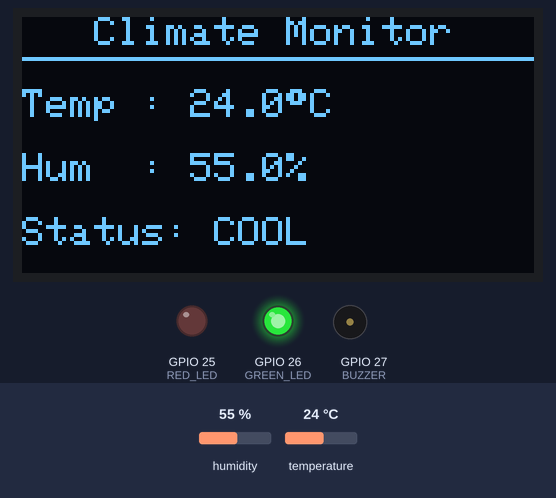
The sketch below on a simulated ESP32. On the bench: 128×64 one-colour display, output pins drawn as LEDs (lit = HIGH), buzzer (waves = sounding, pin HIGH). Inputs (shaded band) come from the test bench; at power-on: humidity 55 %, temperature 24 °C. What the sketch prints to the serial monitor is not drawn.

Above: at 2.6 s.
2.7 s: humidity set to 79 %
At 7.1 s:
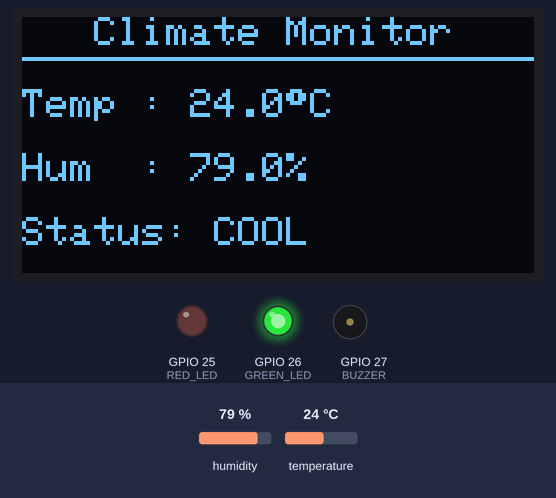
8.0 s: humidity set to 82 %
At 10.62 s:
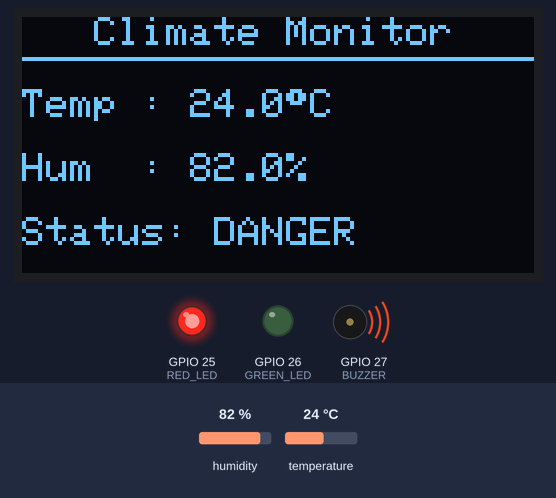
13.3 s: temperature set to 12 °C
At 14.15 s:
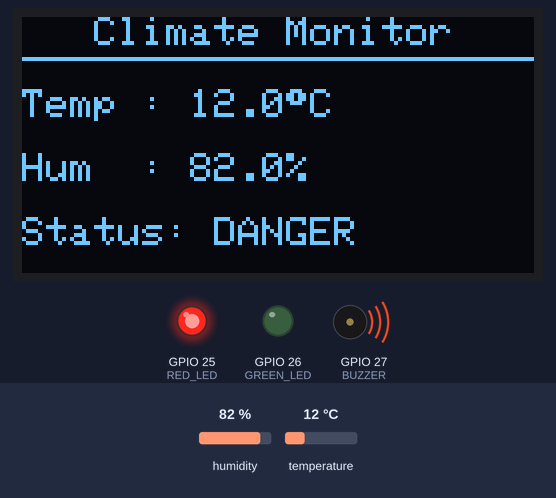
18.6 s: humidity set to 22 %
At 22.9 s:
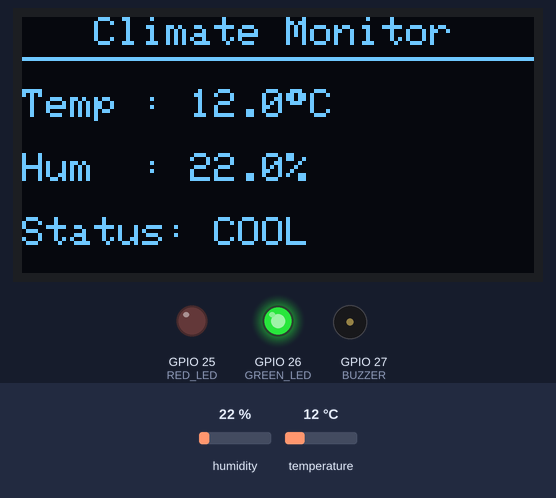
23.9 s: temperature set to 24.5 °C
At 27.2 s:
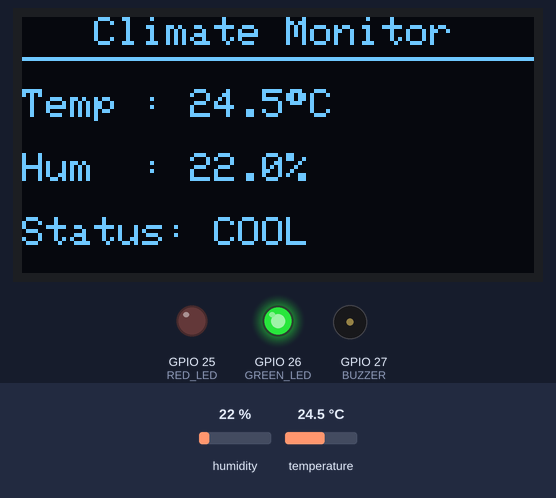
29.2 s: temperature set to 25.5 °C
At 31.4 s:
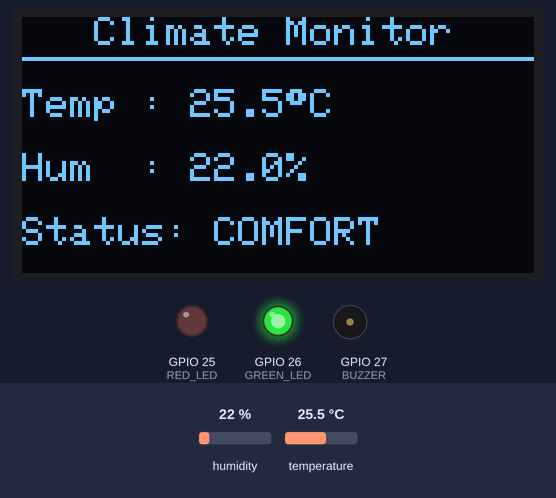
Timing chart, 0 to 32.9 s (numbered marks = the images above; inputs shaded):
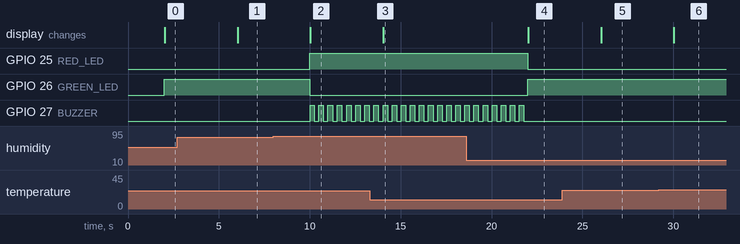

The sketch:

climate_monitor.ino
```cpp
/*
=========================================================
Project 01 : Smart Room Climate Monitor
Assignment 03 - IIT Jammu Summer School 2026

Hardware:
ESP32 Dev Module
DHT22
SSD1306 OLED (128x64 I2C)
Green LED
Red LED
Active Buzzer

Author: Dinesh Kumar Patra
=========================================================
*/

#include <Wire.h>
#include <Adafruit_GFX.h>
#include <Adafruit_SSD1306.h>
#include <DHT.h>

#define SCREEN_WIDTH 128
#define SCREEN_HEIGHT 64
#define OLED_RESET -1

Adafruit_SSD1306 display(SCREEN_WIDTH, SCREEN_HEIGHT, &Wire, OLED_RESET);

// ---------------- Pins ----------------
#define DHTPIN      4
#define DHTTYPE     DHT22

#define GREEN_LED   26
#define RED_LED     25
#define BUZZER      27

DHT dht(DHTPIN, DHTTYPE);

// ---------------- Variables ----------------
float temperature = 0;
float humidity = 0;
String climateStatus = "UNKNOWN";

unsigned long sensorTimer = 0;
unsigned long serialTimer = 0;
unsigned long buzzerTimer = 0;

bool buzzerState = false;

const unsigned long SENSOR_INTERVAL = 2000;
const unsigned long SERIAL_INTERVAL = 5000;
const unsigned long BUZZER_INTERVAL = 250;

void setup()
{
  Serial.begin(115200);

  pinMode(GREEN_LED, OUTPUT);
  pinMode(RED_LED, OUTPUT);
  pinMode(BUZZER, OUTPUT);

  digitalWrite(GREEN_LED, LOW);
  digitalWrite(RED_LED, LOW);
  digitalWrite(BUZZER, LOW);

  dht.begin();

  Wire.begin(21,22);

  if(!display.begin(SSD1306_SWITCHCAPVCC,0x3C))
  {
    Serial.println("OLED initialization failed!");
    while(true);
  }

  display.clearDisplay();
  display.display();

  Serial.println();
  Serial.println("===========================================");
  Serial.println(" Smart Room Climate Monitor Started");
  Serial.println("===========================================");
  Serial.println("millis,temp,humidity,status");
}

void loop()
{
  unsigned long currentMillis = millis();

  // ==========================
  // Read Sensor Every 2 Seconds
  // ==========================
  if(currentMillis - sensorTimer >= SENSOR_INTERVAL)
  {
    sensorTimer = currentMillis;

    humidity = dht.readHumidity();
    temperature = dht.readTemperature();

    if(isnan(temperature) || isnan(humidity))
    {
      climateStatus = "ERROR";

      digitalWrite(GREEN_LED, LOW);
      digitalWrite(RED_LED, HIGH);

      display.clearDisplay();
      display.setTextSize(2);
      display.setTextColor(SSD1306_WHITE);
      display.setCursor(10,22);
      display.println("ERROR");
      display.display();

      Serial.println("Failed to read DHT22!");

      return;
    }

    // ==========================
    // Climate Status
    // ==========================
    if(temperature > 38 || humidity > 80)
      climateStatus = "DANGER";
    else if(temperature >= 32)
      climateStatus = "HOT";
    else if(temperature >= 25)
      climateStatus = "COMFORT";
    else
      climateStatus = "COOL";

    // ==========================
    // LEDs
    // ==========================
    if(climateStatus == "DANGER")
    {
      digitalWrite(RED_LED,HIGH);
      digitalWrite(GREEN_LED,LOW);
    }
    else
    {
      digitalWrite(RED_LED,LOW);
      digitalWrite(GREEN_LED,HIGH);
      digitalWrite(BUZZER,LOW);
      buzzerState = false;
    }

    // ==========================
    // OLED Display
    // ==========================
    display.clearDisplay();

    display.setTextColor(SSD1306_WHITE);

    display.setTextSize(1);
    display.setCursor(18,0);
    display.println("Climate Monitor");

    display.drawLine(0,10,128,10,SSD1306_WHITE);

    display.setCursor(0,18);
    display.print("Temp : ");
    display.print(temperature,1);
    display.print((char)247);
    display.println("C");

    display.setCursor(0,34);
    display.print("Hum  : ");
    display.print(humidity,1);
    display.println("%");

    display.setCursor(0,50);
    display.print("Status: ");
    display.print(climateStatus);

    display.display();
  }

  // ==========================
  // Buzzer
  // ==========================
  if(climateStatus == "DANGER")
  {
    if(currentMillis - buzzerTimer >= BUZZER_INTERVAL)
    {
      buzzerTimer = currentMillis;

      buzzerState = !buzzerState;
      digitalWrite(BUZZER,buzzerState);
    }
  }

  // ==========================
  // Serial CSV
  // ==========================
  if(currentMillis - serialTimer >= SERIAL_INTERVAL)
  {
    serialTimer = currentMillis;

    Serial.print(currentMillis);
    Serial.print(",");

    Serial.print(temperature,1);
    Serial.print(",");

    Serial.print(humidity,1);
    Serial.print(",");

    Serial.println(climateStatus);
  }
}
```

Measured:
- the behaviour switches between 80 and 81 % on humidity (found by bisection; images 1 and 2)
- the behaviour switches between 24.9 and 25 °C on temperature (found by bisection; images 5 and 6)
- after the input at 2.7 s, the display: changes after 3.3 s (image 1)
- after the input at 8.0 s, GPIO 25 (RED_LED): LOW → HIGH after 2.0 s; GPIO 26 (GREEN_LED): HIGH → LOW after 2.0 s; GPIO 27 (BUZZER): alternates HIGH for 0.25 s and LOW for 0.25 s, starting after 2.0 s; the display: first differs from a run without the input after 2.0 s (image 2)
- after the input at 13.3 s, the display: changes after 0.73 s (image 3)
- after the input at 18.6 s, GPIO 25 (RED_LED): HIGH → LOW after 3.4 s; GPIO 26 (GREEN_LED): LOW → HIGH after 3.4 s; GPIO 27 (BUZZER): goes on until 21.8 s, then stays LOW; the display: changes after 3.4 s (image 4)
- after the input at 23.9 s, the display: changes after 2.1 s (image 5)
- after the input at 29.2 s, the display: changes after 0.83 s (image 6)
